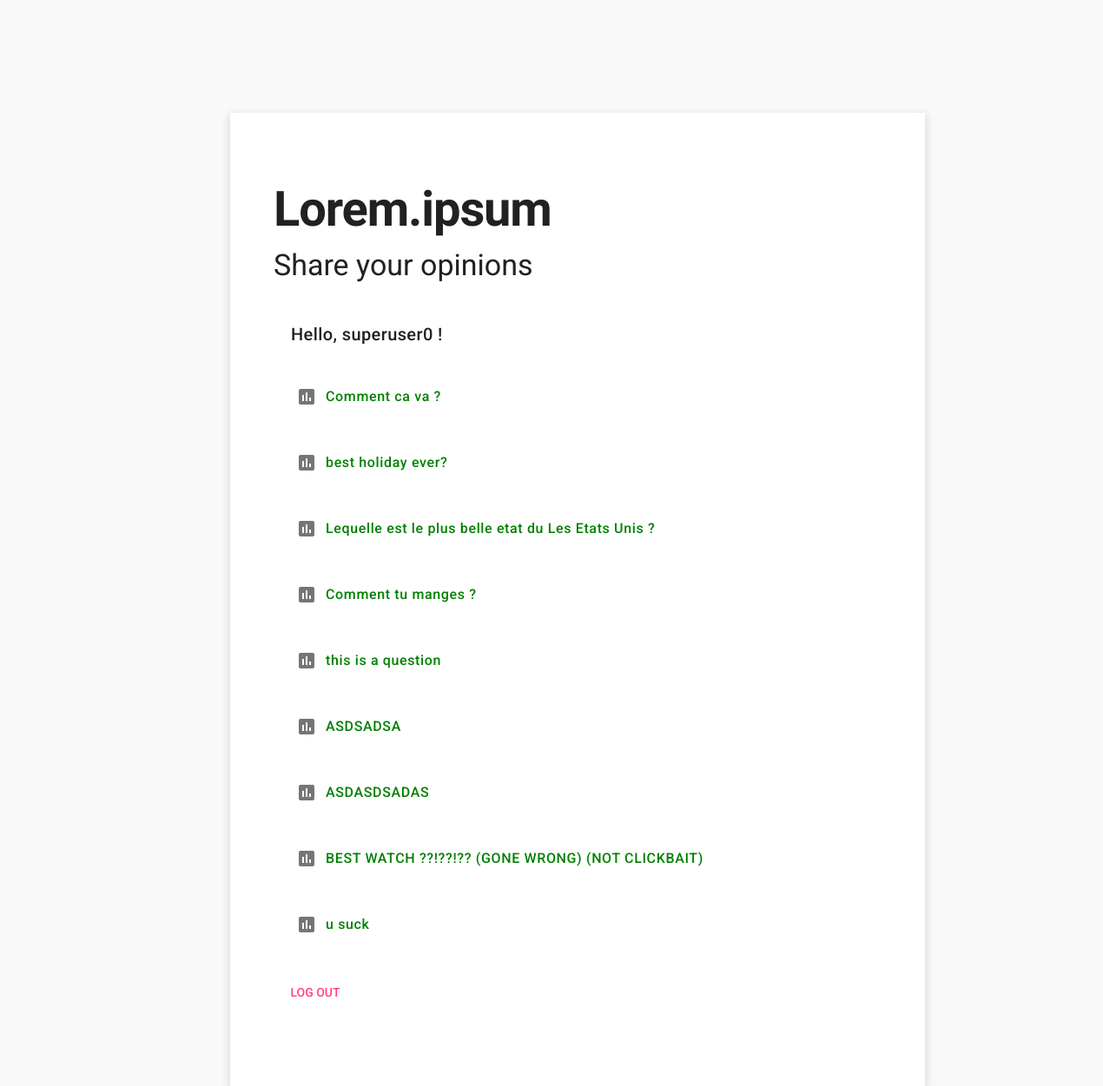
The page /polls/ (signed in) on the database its author committed.
### polls/models.py (models this page shows, shortened)
class Question(models.Model):
    question_text = models.CharField(max_length=200)
    pub_date = models.DateTimeField('date published')

### polls/views.py (the view)
# urls.py: path('', views.IndexView.as_view(), name='index'),
class IndexView(LoginRequiredMixin, generic.ListView):
    login_url = '../accounts/login/'
    redirect_field_name = 'redirect_to'
    template_name = 'polls/index.html'
    context_object_name = 'latest_question_list'
    def get_queryset(self):
        return Question.objects.filter(pub_date__lte=timezone.now())

### polls/templates/polls/index.html (shortened to what this page needs)
<head>
  {% load static %}
  <link rel="stylesheet" type="text/css" href="{% static 'polls/mdl1.3.0/material.min.css' %}" />
  <link rel="stylesheet" type="text/css" href="{% static 'polls/style.css' %}"/>
  <link rel="stylesheet" type="text/css" href="{% static 'sesshandlr/styles.css' %}"/>
</head>
<body class="sess-body">
  <div class="site-container">
    <h1 class='logo'> Lorem.ipsum </h1>
    <h3 class='subtitle'> Share your opinions </h3>
    <br/>
    {% if user.is_authenticated %}
      <h5 style='margin-left: 20px;'> Hello, {{ user.get_username }} !</h5>
    {% else %}
      <a href="{% url 'login'%}?next={{request.path}}">Login</a>
    {% endif %}
    {% if latest_question_list %}
        <ul class='mdl-list'>
            {% for question in latest_question_list %}
                <li class='mdl-list__item'>
                    <i class="material-icons mdl-list__item-icon listicon">poll</i>
                    <a href="{% url 'polls:detail' question.id %}">{{ question.question_text }}</a>
                </li>
            {% endfor %}
        </ul>
    {% else %}
        <p>No polls available.</p>
    {% endif %}
    {% if user.is_authenticated %}
      <a class="mdl-button mdl-js-button mdl-button--accent" href="{% url 'logout'%}">Log Out</a>
    {% endif %}
  </div>
</body>

### polls/static/polls/style.css (style rules this page uses)
li a { color: green; text-decoration: none; }
h1, h2, h3 { color: navyblue; font-family: 'Roboto', 'Helvetica', 'Arial', sans-serif; }
p, a, h4, h5, h6 { font-family: 'Roboto', 'Helvetica', 'Arial', sans-serif; }
.logo { font-weight: 700; font-family: 'Krona One', 'Helvetica', 'Arial', sans-serif; }
.listicon { margin: 10px; }

### sesshandl/static/sesshandlr/styles.css (style rules this page uses)
.sess-body { background-color: #f9f9f9; }
.subtitle { line-height: 0.1em; }
.site-container { margin: auto; margin-top: 100px; max-width: 700px; padding: 50px; padding-bottom: 90px; box-shadow: 0px 3px 8px 2px #dddddd; background-color: #ffffff; }

### rows shown on the page
Question: question_text "Comment ca va ?"
Question: question_text "best holiday ever?"
Question: question_text "Lequelle est le plus belle etat du Les Etats Unis ?"
Question: question_text "Comment tu manges ?"
Question: question_text "this is a question"
Question: question_text "ASDSADSA"
Question: question_text "ASDASDSADAS"
Question: question_text "BEST WATCH ??!??!?? (GONE WRONG) (NOT CLICKBAIT)"
Question: question_text "u suck"

### other values the page prints
{{ user.get_username }} "superuser0"
